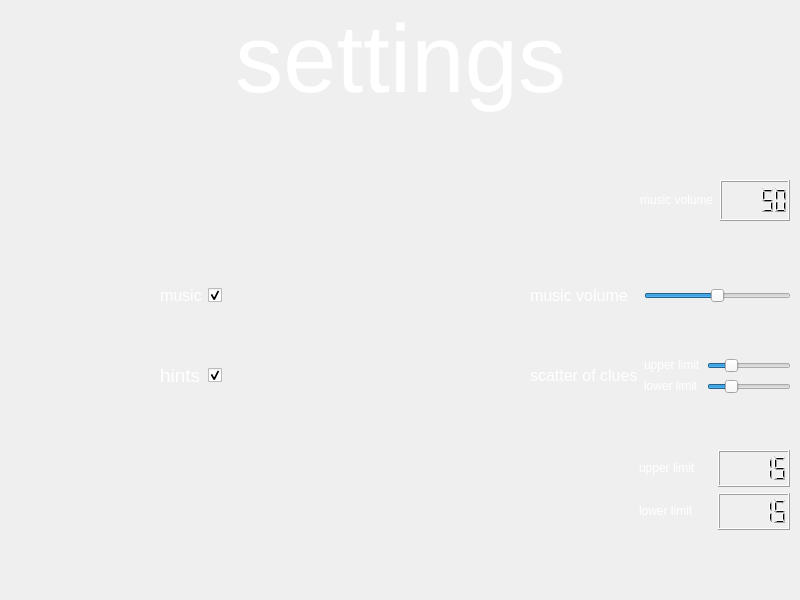
<?xml version="1.0" encoding="UTF-8"?>
<ui version="4.0">
 <class>Ssettings_window</class>
 <widget class="QMainWindow" name="Ssettings_window">
  <property name="geometry">
   <rect>
    <x>0</x>
    <y>0</y>
    <width>800</width>
    <height>600</height>
   </rect>
  </property>
  <property name="minimumSize">
   <size>
    <width>800</width>
    <height>600</height>
   </size>
  </property>
  <property name="maximumSize">
   <size>
    <width>800</width>
    <height>600</height>
   </size>
  </property>
  <property name="windowTitle">
   <string>MainWindow</string>
  </property>
  <widget class="QWidget" name="centralwidget">
   <widget class="QLabel" name="backgraund">
    <property name="geometry">
     <rect>
      <x>0</x>
      <y>0</y>
      <width>800</width>
      <height>600</height>
     </rect>
    </property>
    <property name="text">
     <string>&lt;html&gt;&lt;head/&gt;&lt;body&gt;&lt;p&gt;&lt;img src=&quot;:/1/honey_carbon_backgraund.jpg&quot;/&gt;&lt;/p&gt;&lt;/body&gt;&lt;/html&gt;</string>
    </property>
   </widget>
   <widget class="QLabel" name="Ssettings">
    <property name="geometry">
     <rect>
      <x>0</x>
      <y>0</y>
      <width>801</width>
      <height>121</height>
     </rect>
    </property>
    <property name="text">
     <string>&lt;html&gt;&lt;head/&gt;&lt;body&gt;&lt;p align=&quot;center&quot;&gt;&lt;span style=&quot; font-size:72pt; color:#ffffff;&quot;&gt;settings&lt;/span&gt;&lt;/p&gt;&lt;/body&gt;&lt;/html&gt;</string>
    </property>
   </widget>
   <widget class="QWidget" name="layoutWidget">
    <property name="geometry">
     <rect>
      <x>160</x>
      <y>240</y>
      <width>631</width>
      <height>201</height>
     </rect>
    </property>
    <layout class="QGridLayout" name="gridLayout">
     <item row="1" column="1">
      <widget class="QCheckBox" name="hints">
       <property name="text">
        <string/>
       </property>
       <property name="checked">
        <bool>true</bool>
       </property>
      </widget>
     </item>
     <item row="0" column="4">
      <spacer name="horizontalSpacer_3">
       <property name="orientation">
        <enum>Qt::Horizontal</enum>
       </property>
       <property name="sizeHint" stdset="0">
        <size>
         <width>40</width>
         <height>20</height>
        </size>
       </property>
      </spacer>
     </item>
     <item row="0" column="0">
      <widget class="QLabel" name="label_4">
       <property name="text">
        <string>&lt;html&gt;&lt;head/&gt;&lt;body&gt;&lt;p&gt;&lt;span style=&quot; font-size:12pt; color:#ffffff;&quot;&gt;music&lt;/span&gt;&lt;/p&gt;&lt;/body&gt;&lt;/html&gt;</string>
       </property>
      </widget>
     </item>
     <item row="0" column="2">
      <spacer name="horizontalSpacer">
       <property name="orientation">
        <enum>Qt::Horizontal</enum>
       </property>
       <property name="sizeHint" stdset="0">
        <size>
         <width>40</width>
         <height>20</height>
        </size>
       </property>
      </spacer>
     </item>
     <item row="0" column="6">
      <spacer name="horizontalSpacer_5">
       <property name="orientation">
        <enum>Qt::Horizontal</enum>
       </property>
       <property name="sizeHint" stdset="0">
        <size>
         <width>40</width>
         <height>20</height>
        </size>
       </property>
      </spacer>
     </item>
     <item row="1" column="7">
      <widget class="QLabel" name="label_2">
       <property name="text">
        <string>&lt;html&gt;&lt;head/&gt;&lt;body&gt;&lt;p&gt;&lt;span style=&quot; font-size:12pt; color:#ffffff;&quot;&gt;scatter of clues&lt;/span&gt;&lt;/p&gt;&lt;/body&gt;&lt;/html&gt;</string>
       </property>
      </widget>
     </item>
     <item row="1" column="0">
      <widget class="QLabel" name="label_5">
       <property name="text">
        <string>&lt;html&gt;&lt;head/&gt;&lt;body&gt;&lt;p&gt;&lt;span style=&quot; font-size:14pt; color:#ffffff;&quot;&gt;hints&lt;/span&gt;&lt;/p&gt;&lt;/body&gt;&lt;/html&gt;</string>
       </property>
      </widget>
     </item>
     <item row="0" column="9">
      <widget class="QSlider" name="music_volume">
       <property name="maximum">
        <number>100</number>
       </property>
       <property name="value">
        <number>50</number>
       </property>
       <property name="orientation">
        <enum>Qt::Horizontal</enum>
       </property>
      </widget>
     </item>
     <item row="0" column="7">
      <widget class="QLabel" name="label">
       <property name="text">
        <string>&lt;html&gt;&lt;head/&gt;&lt;body&gt;&lt;p&gt;&lt;span style=&quot; font-size:12pt; color:#ffffff;&quot;&gt;music volume&lt;/span&gt;&lt;/p&gt;&lt;/body&gt;&lt;/html&gt;</string>
       </property>
      </widget>
     </item>
     <item row="0" column="1">
      <widget class="QCheckBox" name="music">
       <property name="text">
        <string/>
       </property>
       <property name="checked">
        <bool>true</bool>
       </property>
       <property name="tristate">
        <bool>false</bool>
       </property>
      </widget>
     </item>
     <item row="1" column="3">
      <spacer name="horizontalSpacer_2">
       <property name="orientation">
        <enum>Qt::Horizontal</enum>
       </property>
       <property name="sizeHint" stdset="0">
        <size>
         <width>40</width>
         <height>20</height>
        </size>
       </property>
      </spacer>
     </item>
     <item row="1" column="5">
      <spacer name="horizontalSpacer_4">
       <property name="orientation">
        <enum>Qt::Horizontal</enum>
       </property>
       <property name="sizeHint" stdset="0">
        <size>
         <width>40</width>
         <height>20</height>
        </size>
       </property>
      </spacer>
     </item>
     <item row="1" column="9">
      <layout class="QHBoxLayout" name="horizontalLayout">
       <item>
        <layout class="QVBoxLayout" name="verticalLayout_4">
         <item>
          <widget class="QLabel" name="label_3">
           <property name="text">
            <string>&lt;html&gt;&lt;head/&gt;&lt;body&gt;&lt;p&gt;&lt;span style=&quot; color:#ffffff;&quot;&gt;upper limit&lt;/span&gt;&lt;/p&gt;&lt;/body&gt;&lt;/html&gt;</string>
           </property>
          </widget>
         </item>
         <item>
          <widget class="QLabel" name="label_6">
           <property name="text">
            <string>&lt;html&gt;&lt;head/&gt;&lt;body&gt;&lt;p&gt;&lt;span style=&quot; color:#ffffff;&quot;&gt;lower limit&lt;/span&gt;&lt;/p&gt;&lt;/body&gt;&lt;/html&gt;</string>
           </property>
          </widget>
         </item>
        </layout>
       </item>
       <item>
        <layout class="QVBoxLayout" name="verticalLayout">
         <item>
          <widget class="QSlider" name="upper_limit">
           <property name="minimum">
            <number>10</number>
           </property>
           <property name="maximum">
            <number>30</number>
           </property>
           <property name="pageStep">
            <number>1</number>
           </property>
           <property name="value">
            <number>15</number>
           </property>
           <property name="orientation">
            <enum>Qt::Horizontal</enum>
           </property>
           <property name="tickInterval">
            <number>1</number>
           </property>
          </widget>
         </item>
         <item>
          <widget class="QSlider" name="lower_limit">
           <property name="layoutDirection">
            <enum>Qt::LeftToRight</enum>
           </property>
           <property name="minimum">
            <number>10</number>
           </property>
           <property name="maximum">
            <number>30</number>
           </property>
           <property name="pageStep">
            <number>1</number>
           </property>
           <property name="value">
            <number>15</number>
           </property>
           <property name="orientation">
            <enum>Qt::Horizontal</enum>
           </property>
           <property name="tickInterval">
            <number>1</number>
           </property>
          </widget>
         </item>
        </layout>
       </item>
      </layout>
     </item>
    </layout>
   </widget>
   <widget class="QWidget" name="gridLayoutWidget">
    <property name="geometry">
     <rect>
      <x>639</x>
      <y>450</y>
      <width>151</width>
      <height>80</height>
     </rect>
    </property>
    <layout class="QGridLayout" name="gridLayout_2">
     <item row="0" column="0">
      <widget class="QLabel" name="label_7">
       <property name="text">
        <string>&lt;html&gt;&lt;head/&gt;&lt;body&gt;&lt;p&gt;&lt;span style=&quot; color:#ffffff;&quot;&gt;upper limit&lt;/span&gt;&lt;/p&gt;&lt;/body&gt;&lt;/html&gt;</string>
       </property>
      </widget>
     </item>
     <item row="1" column="0">
      <widget class="QLabel" name="label_8">
       <property name="text">
        <string>&lt;html&gt;&lt;head/&gt;&lt;body&gt;&lt;p&gt;&lt;span style=&quot; color:#ffffff;&quot;&gt;lower limit&lt;/span&gt;&lt;/p&gt;&lt;/body&gt;&lt;/html&gt;</string>
       </property>
      </widget>
     </item>
     <item row="0" column="1">
      <widget class="QLCDNumber" name="lcdNumber">
       <property name="value" stdset="0">
        <double>15.000000000000000</double>
       </property>
      </widget>
     </item>
     <item row="1" column="1">
      <widget class="QLCDNumber" name="lcdNumber_2">
       <property name="intValue" stdset="0">
        <number>15</number>
       </property>
      </widget>
     </item>
    </layout>
   </widget>
   <widget class="QWidget" name="horizontalLayoutWidget_2">
    <property name="geometry">
     <rect>
      <x>640</x>
      <y>180</y>
      <width>150</width>
      <height>41</height>
     </rect>
    </property>
    <layout class="QHBoxLayout" name="horizontalLayout_2">
     <item>
      <widget class="QLabel" name="label_9">
       <property name="text">
        <string>&lt;html&gt;&lt;head/&gt;&lt;body&gt;&lt;p&gt;&lt;span style=&quot; color:#ffffff;&quot;&gt;music volume&lt;/span&gt;&lt;/p&gt;&lt;/body&gt;&lt;/html&gt;</string>
       </property>
      </widget>
     </item>
     <item>
      <widget class="QLCDNumber" name="lcdNumber_3">
       <property name="intValue" stdset="0">
        <number>50</number>
       </property>
      </widget>
     </item>
    </layout>
   </widget>
   <widget class="QLabel" name="label_10">
    <property name="geometry">
     <rect>
      <x>0</x>
      <y>0</y>
      <width>801</width>
      <height>611</height>
     </rect>
    </property>
    <property name="text">
     <string>&lt;html&gt;&lt;head/&gt;&lt;body&gt;&lt;p&gt;&lt;img src=&quot;:/1/secret.jpg&quot;/&gt;&lt;/p&gt;&lt;/body&gt;&lt;/html&gt;</string>
    </property>
   </widget>
   <zorder>label_10</zorder>
   <zorder>backgraund</zorder>
   <zorder>Ssettings</zorder>
   <zorder>layoutWidget</zorder>
   <zorder>gridLayoutWidget</zorder>
   <zorder>horizontalLayoutWidget_2</zorder>
  </widget>
 </widget>
 <resources/>
 <connections>
  <connection>
   <sender>upper_limit</sender>
   <signal>valueChanged(int)</signal>
   <receiver>lcdNumber</receiver>
   <slot>display(int)</slot>
   <hints>
    <hint type="sourcelabel">
     <x>731</x>
     <y>361</y>
    </hint>
    <hint type="destinationlabel">
     <x>753</x>
     <y>473</y>
    </hint>
   </hints>
  </connection>
  <connection>
   <sender>lower_limit</sender>
   <signal>valueChanged(int)</signal>
   <receiver>lcdNumber_2</receiver>
   <slot>display(int)</slot>
   <hints>
    <hint type="sourcelabel">
     <x>710</x>
     <y>384</y>
    </hint>
    <hint type="destinationlabel">
     <x>767</x>
     <y>513</y>
    </hint>
   </hints>
  </connection>
  <connection>
   <sender>music_volume</sender>
   <signal>valueChanged(int)</signal>
   <receiver>lcdNumber_3</receiver>
   <slot>display(int)</slot>
   <hints>
    <hint type="sourcelabel">
     <x>694</x>
     <y>287</y>
    </hint>
    <hint type="destinationlabel">
     <x>771</x>
     <y>199</y>
    </hint>
   </hints>
  </connection>
 </connections>
</ui>
